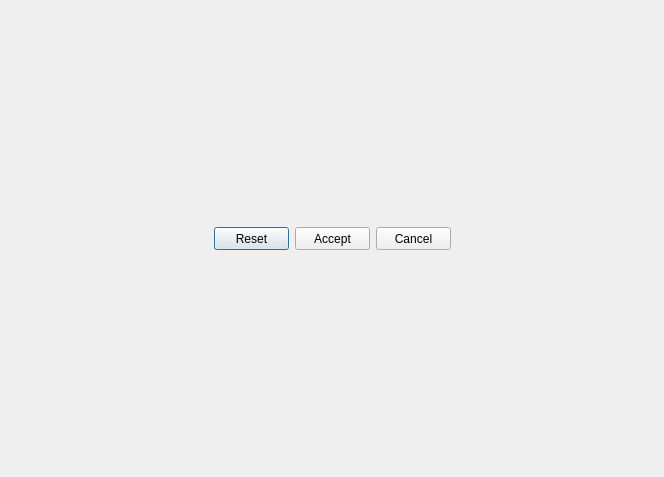
<?xml version="1.0" encoding="UTF-8"?>
<ui version="4.0">
 <class>cadytsToolDialog</class>
 <widget class="QDialog" name="cadytsToolDialog">
  <property name="geometry">
   <rect>
    <x>0</x>
    <y>0</y>
    <width>664</width>
    <height>477</height>
   </rect>
  </property>
  <property name="windowTitle">
   <string>Cadyts properties</string>
  </property>
  <property name="windowIcon">
   <iconset resource="../../../resources/eNetEditorResources.qrc">
    <normaloff>:/tools/sumo.png</normaloff>:/tools/sumo.png</iconset>
  </property>
  <property name="modal">
   <bool>true</bool>
  </property>
  <layout class="QVBoxLayout" name="verticalLayout">
   <item>
    <layout class="QHBoxLayout" name="LayoutButtons">
     <item>
      <spacer name="HorizontalSpacer11">
       <property name="orientation">
        <enum>Qt::Horizontal</enum>
       </property>
       <property name="sizeHint" stdset="0">
        <size>
         <width>40</width>
         <height>20</height>
        </size>
       </property>
      </spacer>
     </item>
     <item>
      <widget class="QPushButton" name="ButtonReset">
       <property name="minimumSize">
        <size>
         <width>75</width>
         <height>23</height>
        </size>
       </property>
       <property name="maximumSize">
        <size>
         <width>75</width>
         <height>23</height>
        </size>
       </property>
       <property name="sizeIncrement">
        <size>
         <width>0</width>
         <height>0</height>
        </size>
       </property>
       <property name="text">
        <string>Reset</string>
       </property>
       <property name="icon">
        <iconset resource="../../../resources/eNetEditorResources.qrc">
         <normaloff>:/main/reset.ico</normaloff>:/main/reset.ico</iconset>
       </property>
      </widget>
     </item>
     <item>
      <widget class="QPushButton" name="ButtonAccept">
       <property name="minimumSize">
        <size>
         <width>75</width>
         <height>0</height>
        </size>
       </property>
       <property name="maximumSize">
        <size>
         <width>75</width>
         <height>23</height>
        </size>
       </property>
       <property name="text">
        <string>Accept</string>
       </property>
       <property name="icon">
        <iconset resource="../../../resources/eNetEditorResources.qrc">
         <normaloff>:/main/accept.ico</normaloff>:/main/accept.ico</iconset>
       </property>
      </widget>
     </item>
     <item>
      <widget class="QPushButton" name="ButtonCancel">
       <property name="minimumSize">
        <size>
         <width>75</width>
         <height>0</height>
        </size>
       </property>
       <property name="maximumSize">
        <size>
         <width>75</width>
         <height>23</height>
        </size>
       </property>
       <property name="text">
        <string>Cancel</string>
       </property>
       <property name="icon">
        <iconset resource="../../../resources/eNetEditorResources.qrc">
         <normaloff>:/main/cancel.ico</normaloff>:/main/cancel.ico</iconset>
       </property>
      </widget>
     </item>
     <item>
      <spacer name="HorizontalSpacer12">
       <property name="orientation">
        <enum>Qt::Horizontal</enum>
       </property>
       <property name="sizeHint" stdset="0">
        <size>
         <width>40</width>
         <height>20</height>
        </size>
       </property>
      </spacer>
     </item>
    </layout>
   </item>
  </layout>
 </widget>
 <resources>
  <include location="../../../resources/eNetEditorResources.qrc"/>
 </resources>
 <connections/>
</ui>
